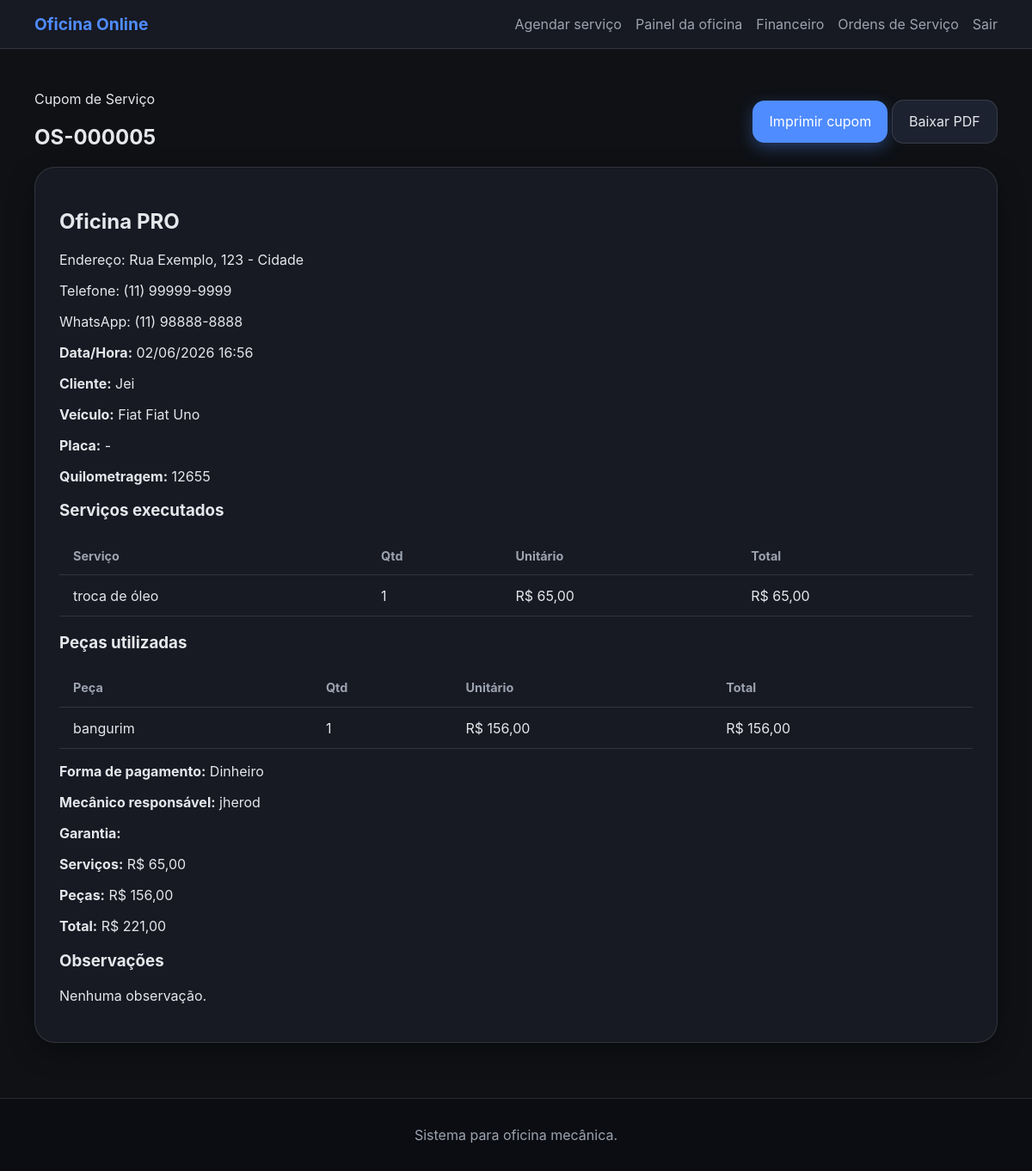
The app's page /financeiro/invoice/5/ (signed in) with its own data.
### agenda/models.py (models this page shows, shortened)
class OficinaOwnedModel(models.Model):
    oficina = models.ForeignKey(
        'agenda.Oficina',
        on_delete=models.CASCADE,
        related_name='%(class)ss',
        verbose_name='Oficina'
    )
    class Meta:
        abstract = True

class OrdemServico(OficinaOwnedModel):
    class Status(models.TextChoices):
        RECEBIDO = 'received', 'Recebido'
        ANALYSIS = 'analysis', 'Em análise'
        WAITING_APPROVAL = 'waiting_approval', 'Aguardando aprovação'
        IN_PROGRESS = 'in_execution', 'Em execução'
        COMPLETED = 'completed', 'Finalizado'
        DELIVERED = 'delivered', 'Entregue'
        CANCELED = 'canceled', 'Cancelado'
    booking = models.OneToOneField(
        'agenda.Booking',
        on_delete=models.CASCADE,
        related_name='ordem_servico'
    )
    order_number = models.CharField('Número da OS', max_length=15, unique=True, editable=False)
    client_name = models.CharField('Nome do cliente', max_length=120)
    phone = models.CharField('Telefone', max_length=25)
    vehicle_brand = models.CharField('Marca do veículo', max_length=80)
    vehicle_model = models.CharField('Modelo do veículo', max_length=80)
    vehicle_year = models.PositiveSmallIntegerField('Ano do veículo')
    plate = models.CharField('Placa', max_length=20, blank=True)
    mileage = models.PositiveIntegerField('Quilometragem', null=True, blank=True)
    mechanic_name = models.CharField('Mecânico responsável', max_length=120, blank=True)
    payment_method = models.CharField('Forma de pagamento', max_length=25, choices=PAYMENT_METHOD_CHOICES, blank=True)
    warranty = models.CharField('Garantia do serviço', max_length=120, blank=True, default='30 dias')
    service_value = models.DecimalField('Valor do serviço', max_digits=10, decimal_places=2, default=0)
    parts_value = models.DecimalField('Valor total de peças', max_digits=10, decimal_places=2, default=0)
    total_value = models.DecimalField('Valor total', max_digits=10, decimal_places=2, default=0)
    estimated_profit = models.DecimalField('Lucro estimado', max_digits=10, decimal_places=2, default=0)
    completed_at = models.DateTimeField('Concluído em', null=True, blank=True)
    problem_description = models.TextField('Problema relatado')
    duration_minutes = models.PositiveSmallIntegerField('Tempo estimado (minutos)', choices=DURATION_CHOICES)
    scheduled_date = models.DateField('Data do agendamento')
    observations = models.TextField('Observações da oficina', blank=True)
    status = models.CharField('Status da OS', max_length=20, choices=Status.choices, default=Status.RECEBIDO)
    created_at = models.DateTimeField('Criado em', auto_now_add=True)
    updated_at = models.DateTimeField('Atualizado em', auto_now=True)
    class Meta:
        ordering = ['-created_at']
        verbose_name = 'Ordem de Serviço'
        verbose_name_plural = 'Ordens de Serviço'
    def __init__(self, *args, **kwargs):
        super().__init__(*args, **kwargs)
        self._original_status = self.status

class OrdemServicoServiceItem(OficinaOwnedModel):
    ordem_servico = models.ForeignKey(
        'agenda.OrdemServico',
        related_name='service_items',
        on_delete=models.CASCADE
    )
    description = models.CharField('Serviço', max_length=180)
    quantity = models.PositiveSmallIntegerField('Quantidade', default=1)
    unit_price = models.DecimalField('Valor unitário', max_digits=10, decimal_places=2, default=0)
    class Meta:
        verbose_name = 'Serviço executado'
        verbose_name_plural = 'Serviços executados'
    @property
    def total_price(self):
        return self.quantity * self.unit_price

class OrdemServicoPartItem(OficinaOwnedModel):
    ordem_servico = models.ForeignKey(
        'agenda.OrdemServico',
        related_name='part_items',
        on_delete=models.CASCADE
    )
    description = models.CharField('Peça', max_length=180)
    quantity = models.PositiveSmallIntegerField('Quantidade', default=1)
    unit_price = models.DecimalField('Valor unitário', max_digits=10, decimal_places=2, default=0)
    class Meta:
        verbose_name = 'Peça utilizada'
        verbose_name_plural = 'Peças utilizadas'
    @property
    def total_price(self):
        return self.quantity * self.unit_price

### agenda/views.py (the view)
# urls.py: path('financeiro/invoice/<int:pk>/', FinanceInvoiceView.as_view(), name='finance_invoice'),
class FinanceInvoiceView(StaffRequiredMixin, TemplateView):
    template_name = 'agenda/finance_invoice.html'
    def get_context_data(self, **kwargs):
        context = super().get_context_data(**kwargs)
        os_pk = self.kwargs.get('pk')
        ordem = get_object_or_404(OrdemServico, pk=os_pk, oficina=self.oficina)
        context['ordem'] = ordem
        return context

### agenda/views.py (called while the page is built, shortened)
    def dispatch(self, request, *args, **kwargs):
        if request.user.is_authenticated and request.user.is_staff:
            self._ensure_user_oficina()
        return super().dispatch(request, *args, **kwargs)

    def _ensure_user_oficina(self):
        if hasattr(self.request.user, 'oficina'):
            return self.request.user.oficina

    def test_func(self):
        return self.request.user.is_staff and hasattr(self.request.user, 'oficina')

    @property
    def oficina(self):
        return self._ensure_user_oficina()

### agenda/templates/agenda/finance_invoice.html
{% extends 'agenda/base.html' %}
{% block content %}
<section class="invoice-panel">
    <div class="dashboard-head">
        <div>
            <p class="eyebrow">Cupom de Serviço</p>
            <h1>{{ ordem.order_number }}</h1>
        </div>
        <div class="panel-actions">
            <a class="btn btn-primary" href="javascript:window.print()">Imprimir cupom</a>
            <a class="btn btn-secondary" href="{% url 'agenda:finance_export_pdf' ordem.pk %}">Baixar PDF</a>
        </div>
    </div>
    <div class="table-card">
        <div class="invoice-header">
            <div>
                <h2>Oficina PRO</h2>
                <p>Endereço: Rua Exemplo, 123 - Cidade</p>
                <p>Telefone: (11) 99999-9999</p>
                <p>WhatsApp: (11) 98888-8888</p>
            </div>
            <div>
                <p><strong>Data/Hora:</strong> {{ ordem.completed_at|date:'d/m/Y H:i' }}</p>
                <p><strong>Cliente:</strong> {{ ordem.client_name }}</p>
                <p><strong>Veículo:</strong> {{ ordem.vehicle_brand }} {{ ordem.vehicle_model }}</p>
                <p><strong>Placa:</strong> {{ ordem.plate|default:'-' }}</p>
                <p><strong>Quilometragem:</strong> {{ ordem.mileage|default:'-' }}</p>
            </div>
        </div>
        <div class="invoice-section">
            <h3>Serviços executados</h3>
            <table>
                <thead>
                    <tr>
                        <th>Serviço</th>
                        <th>Qtd</th>
                        <th>Unitário</th>
                        <th>Total</th>
                    </tr>
                </thead>
                <tbody>
                    {% for item in ordem.service_items.all %}
                    <tr>
                        <td>{{ item.description }}</td>
                        <td>{{ item.quantity }}</td>
                        <td>R$ {{ item.unit_price|floatformat:2 }}</td>
                        <td>R$ {{ item.total_price|floatformat:2 }}</td>
                    </tr>
                    {% empty %}
                    <tr>
                        <td colspan="4">Nenhum serviço registrado.</td>
                    </tr>
                    {% endfor %}
                </tbody>
            </table>
        </div>
        <div class="invoice-section">
            <h3>Peças utilizadas</h3>
            <table>
                <thead>
                    <tr>
                        <th>Peça</th>
                        <th>Qtd</th>
                        <th>Unitário</th>
                        <th>Total</th>
                    </tr>
                </thead>
                <tbody>
                    {% for item in ordem.part_items.all %}
                    <tr>
                        <td>{{ item.description }}</td>
                        <td>{{ item.quantity }}</td>
                        <td>R$ {{ item.unit_price|floatformat:2 }}</td>
                        <td>R$ {{ item.total_price|floatformat:2 }}</td>
                    </tr>
                    {% empty %}
                    <tr>
                        <td colspan="4">Nenhuma peça utilizada.</td>
                    </tr>
                    {% endfor %}
                </tbody>
            </table>
        </div>
        <div class="invoice-summary">
            <div>
                <p><strong>Forma de pagamento:</strong> {{ ordem.get_payment_method_display|default:'-' }}</p>
                <p><strong>Mecânico responsável:</strong> {{ ordem.mechanic_name|default:'-' }}</p>
                <p><strong>Garantia:</strong> {{ ordem.warranty }}</p>
            </div>
            <div>
                <p><strong>Serviços:</strong> R$ {{ ordem.service_value|floatformat:2 }}</p>
                <p><strong>Peças:</strong> R$ {{ ordem.parts_value|floatformat:2 }}</p>
                <p><strong>Total:</strong> R$ {{ ordem.total_value|floatformat:2 }}</p>
            </div>
        </div>
        <div class="invoice-notes">
            <h3>Observações</h3>
            <p>{{ ordem.observations|default:'Nenhuma observação.' }}</p>
        </div>
    </div>
</section>
{% endblock %}

### agenda/static/agenda/styles.css (style rules this page uses)
:root { --bg: #0f1115; --surface: #171923; --surface-2: #1d2230; --surface-3: #222838; --primary: #4f8cff; --primary-soft: #7aa2ff; --accent: #f5a623; --text: #e5e7eb; --muted: #9ca3af; --border: rgba(255, 255, 255, 0.12); }
* { box-sizing: border-box; }
body { margin: 0; font-family: Inter, system-ui, -apple-system, BlinkMacSystemFont, 'Segoe UI', sans-serif; background: var(--bg); color: var(--text); min-height: 100vh; -webkit-font-smoothing: antialiased; -moz-osx-font-smoothing: grayscale; }
a { text-decoration: none; color: inherit; }
.hero-card, .form-card, .table-card, .calendar-card, .panel-card { background: var(--surface); border: 1px solid var(--border); border-radius: 24px; padding: 1.75rem; box-shadow: 0 10px 30px rgba(0,0,0,0.35); }
.btn { display: inline-flex; align-items: center; justify-content: center; gap: 0.5rem; padding: 0.9rem 1.2rem; border-radius: 14px; border: none; cursor: pointer; transition: transform 0.2s ease, box-shadow 0.2s ease; }
.btn-primary { background: var(--primary); color: #fff; box-shadow: 0 6px 18px rgba(79,140,255,0.35); }
.table-card table { width: 100%; border-collapse: collapse; }
.table-card th, .table-card td { padding: 0.85rem 1rem; border-bottom: 1px solid var(--border); }
.btn-secondary { background: #1d2230; border: 1px solid var(--border); color: var(--text); }
.dashboard-head { display: flex; justify-content: space-between; gap: 1rem; align-items: center; }
table { width: 100%; border-collapse: collapse; }
thead th, tbody td { padding: 0.9rem 1rem; border-bottom: 1px solid rgba(31, 79, 139, 0.08); text-align: left; vertical-align: top; }
thead th { font-size: 0.9rem; color: var(--muted); }

### records on screen
OrdemServico: order_number "OS-000005", completed_at "02/06/2026 16:56", client_name "Jei", vehicle_brand "Fiat", vehicle_model "Fiat Uno", plate "-", mileage "12655", payment_method "Dinheiro", mechanic_name "jherod", service_value "65,00", parts_value "156,00", total_value "221,00", observations "Nenhuma observação."
OrdemServicoServiceItem: description "troca de óleo", quantity "1", unit_price "65,00", total_price "65,00"
OrdemServicoPartItem: description "bangurim", quantity "1", unit_price "156,00", total_price "156,00"
